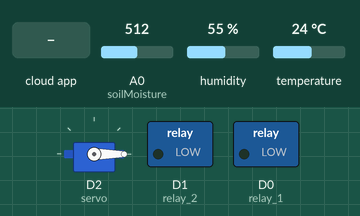
Bench run of a sketch on a simulated ESP8266 (NodeMCU). Shown: servo, switched loads named in the sketch (green lamp = pin HIGH). The inputs (shaded band) are chosen by the test bench; at power-on: A0 (soilMoisture) = 512, humidity 55 %, temperature 24 °C. WiFi joins after 1.5 s; servers stay silent unless stated; the Firebase database answers and starts empty; what the sketch prints to the serial monitor is not drawn.

Above: at 2.7 s.
2.8 s: the phone or cloud app sets servo_open to 0
At 5.3 s:
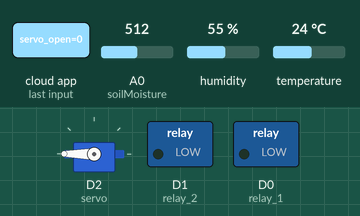
5.6 s: the phone or cloud app sets fan_on to 0
At 7.9 s:
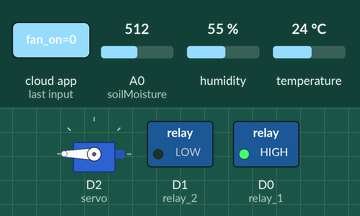
8.7 s: the phone or cloud app sets pump_on to 0
At 11.1 s:
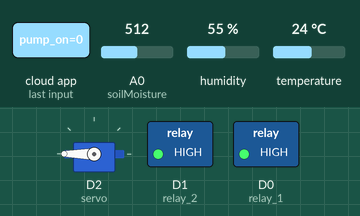
11.8 s: the phone or cloud app sets servo_open to 1
At 13.9 s:
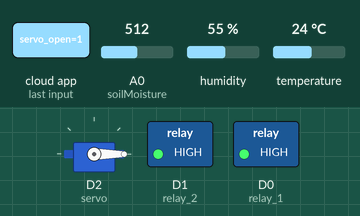
14.4 s: the phone or cloud app sets fan_on to 1
At 16.4 s:
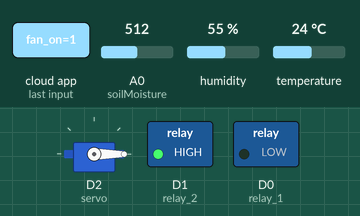
17.5 s: the phone or cloud app sets servo_open to 0
At 20.0 s:
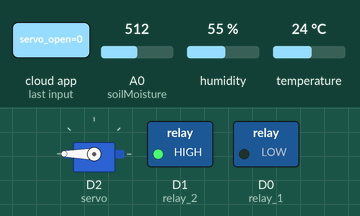
Timing chart, 0 to 21.3 s (numbered marks = the images above; inputs shaded):
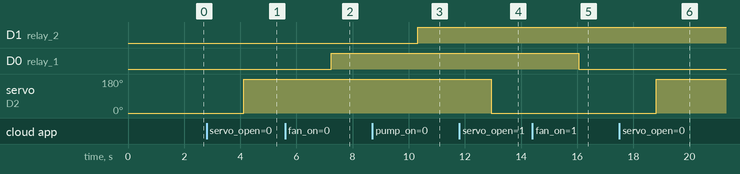

The sketch:

firebase_mit_smartHome.ino
```cpp
// firebase
#include "FirebaseESP8266.h"
#include <ESP8266WiFi.h>
// Set these to run example.
#define FIREBASE_HOST "monitoring-dht11.firebaseio.com"
#define FIREBASE_AUTH "S7zLD1Y9zpWt4BTn0kuRZKLPXgkNaUupTXDjZOv8"
#define WIFI_SSID "Robotic_Garage"
#define WIFI_PASSWORD "robotic77"
FirebaseData firebaseData;
#define relay_1 D0
#define relay_2 D1
//servo
#include<Servo.h>
Servo servo;
//dht11
#include "DHT.h"        // including the library of DHT11 temperature and humidity sensor
#define DHTTYPE DHT11   // DHT 11
#define dht_dpin D4
DHT dht(dht_dpin, DHTTYPE);

int soilMoisture = A0;
int nilai_sens;

void setup() {
  pinMode(relay_1,OUTPUT);
  pinMode(relay_2,OUTPUT);
  servo.attach(D2);
  servo.write(0);
  Serial.begin(9600);
  Serial.println("DHT11 test!");
  dht.begin();
  // connect to wifi.
  WiFi.begin(WIFI_SSID, WIFI_PASSWORD);
  Serial.print("connecting");
  while (WiFi.status() != WL_CONNECTED) {
    Serial.print(".");
    delay(500);
  }
  Serial.println();
  Serial.print("connected: ");
  Serial.println(WiFi.localIP());

  Firebase.begin(FIREBASE_HOST, FIREBASE_AUTH);
  //Firebase.setInt(firebaseData,"fan_on",0);
  Firebase.reconnectWiFi(true);
}
void loop() {
  nilai_sens = analogRead(soilMoisture);
  //Baca sensor suhu dan kelembaban
  delay(2000);
  float h = dht.readHumidity();
  float t = dht.readTemperature();
    if (isnan(h) || isnan(t)) {
    Serial.println("Failed to read from DHT sensor!");
    return;
  }
  Serial.print("Humidity: ");
  Serial.print(h);
  Serial.print(" %\t");
  Serial.print("Temperature: ");
  Serial.print(t);
  Serial.println(" *C ");
  Serial.print(nilai_sens);
  Serial.println(" %\t ");

  // set value
  Firebase.setFloat(firebaseData,"suhu",t);
  Firebase.setFloat(firebaseData,"kelembaban_udara",h);
  Firebase.setFloat(firebaseData,"kelembaban_tanah",nilai_sens);

  // servo control
  String servo_data;
  Firebase.getString(firebaseData,"servo_open");
  servo_data=firebaseData.stringData();
  if(servo_data=="1"){
    for(int pos = 0; pos < 180; pos += 1){
      servo.write(pos);
      delay(15);
      break;
      }
    }
    if(servo_data=="0"){
      for(int pos = 180; pos>=1; pos -= 1){
      servo.write(pos);
      delay(15);
      break;
      }
    }

  // kipas control
  String kipas;
  Firebase.getString(firebaseData,"fan_on");
  kipas=firebaseData.stringData();
  if(kipas=="1"){
    digitalWrite(relay_1,LOW);
    }
    if(kipas=="0"){
      digitalWrite(relay_1,HIGH);
    }
  // pompa control
  String pompa;
  Firebase.getString(firebaseData,"pump_on");
  pompa=firebaseData.stringData();
  if(pompa=="1"){
    digitalWrite(relay_2,LOW);
    }
    if(pompa=="0"){
      digitalWrite(relay_2,HIGH);
    }
  }
```

Measured:
- after the input at 2.8 s, servo on D2 (servo): 0° → 180° after 1.3 s
- after the input at 5.6 s, D0 (relay_1): LOW → HIGH after 1.6 s
- after the input at 8.7 s, D1 (relay_2): LOW → HIGH after 1.6 s
- after the input at 11.8 s, servo on D2 (servo): 180° → 0° after 1.1 s
- after the input at 14.4 s, D0 (relay_1): HIGH → LOW after 1.6 s
- after the input at 17.5 s, servo on D2 (servo): 0° → 180° after 1.3 s
